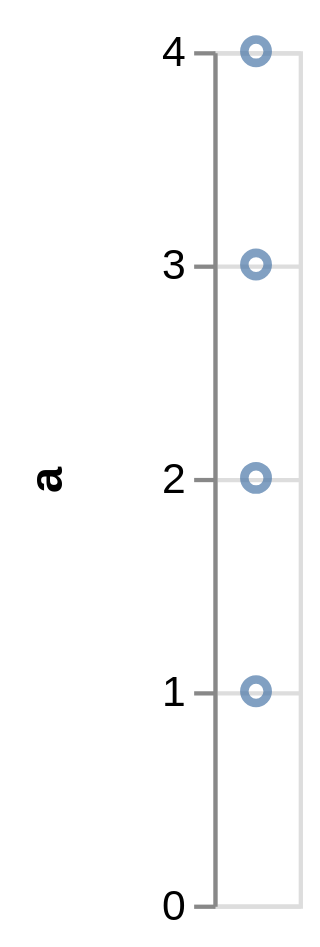

Vega-Lite specification stored for this chart:
### Vega specification from a JSON file in a GitHub repository (floating-point values rounded to 4 significant figures)
{"$schema": "https://vega.github.io/schema/vega/v4.json", "autosize": "pad", "padding": 5, "width": 20, "height": 200, "style": "cell", "data": [{"name": "source_0", "values": "a\n1\n2\n3\n4", "format": {"type": "csv"}}], "marks": [{"name": "marks", "type": "symbol", "style": ["point"], "from": {"data": "source_0"}, "encode": {"update": {"opacity": {"value": 0.7}, "fill": [{"test": "datum[\"a\"] === null || isNaN(datum[\"a\"])", "value": null}, {"value": "transparent"}], "stroke": [{"test": "datum[\"a\"] === null || isNaN(datum[\"a\"])", "value": null}, {"value": "#4c78a8"}], "tooltip": {"signal": "{\"a\": format(datum[\"a\"], \"\")}"}, "x": {"signal": "width", "mult": 0.5}, "y": {"scale": "y", "field": "a"}}}}], "scales": [{"name": "y", "type": "linear", "domain": {"data": "source_0", "field": "a"}, "range": [{"signal": "height"}, 0], "nice": true, "zero": true}], "axes": [{"scale": "y", "orient": "left", "grid": false, "title": "a", "labelOverlap": true, "tickCount": {"signal": "ceil(height/40)"}, "zindex": 1}, {"scale": "y", "orient": "left", "grid": true, "tickCount": {"signal": "ceil(height/40)"}, "domain": false, "labels": false, "maxExtent": 0, "minExtent": 0, "ticks": false, "zindex": 0}], "config": {"axisY": {"minExtent": 30}}}
